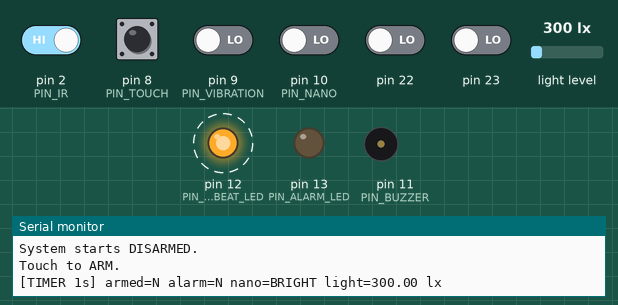
Bench run of a sketch on a simulated Arduino Uno, built with avr-gcc and run on an emulated ATmega328P. On the bench: output pins drawn as LEDs (lit = HIGH), buzzer (waves = sounding, pin HIGH), the last lines printed to the serial monitor. Wiring (inferred from the names in the program): IR receiver: data pin 2; BH1750 light sensor at I2C address 0x23. Dashed ring = blinking. The test bench sets the inputs (shaded band); at power-on: pin 2 (PIN_IR) HIGH, pin 8 (PIN_TOUCH), pin 9 (PIN_VIBRATION), pin 10 (PIN_NANO), pin 22, pin 23 LOW, light level 300 lx.

Above: at 1.4 s.
1.5 s: pin 8 (PIN_TOUCH) pulled HIGH for 0.15 s
3.7 s: pin 9 (PIN_VIBRATION) driven HIGH
At 5.5 s:
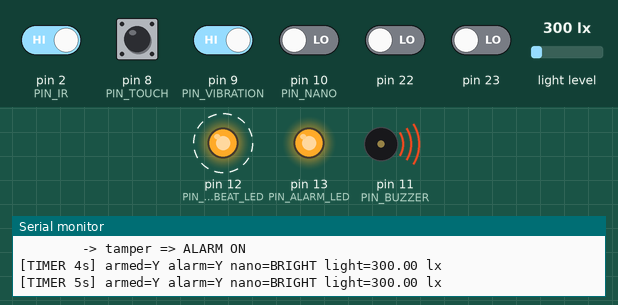
7.8 s: pin 10 (PIN_NANO) driven HIGH
9.7 s: pin 8 (PIN_TOUCH) pulled HIGH for 1 s
At 10.5 s:
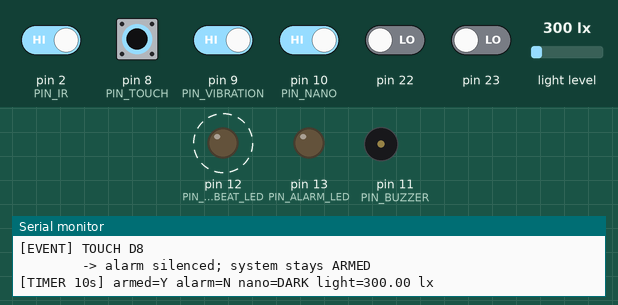
13.2 s: pin 10 (PIN_NANO) driven LOW
16.7 s: pin 10 (PIN_NANO) driven HIGH
At 18.0 s:
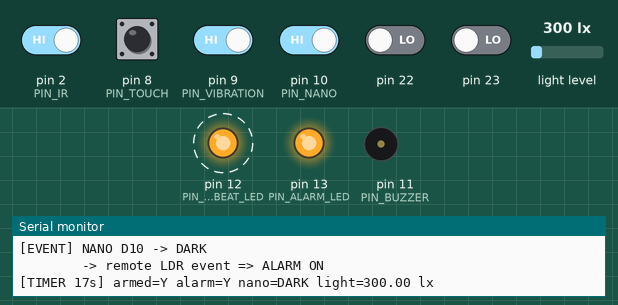
Timing chart, 0 to 21.8 s (numbered marks = the images above; inputs shaded):
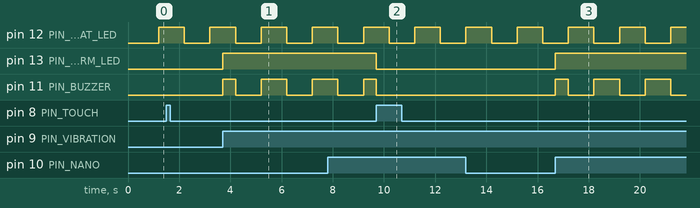

The sketch:

Uno.ino
```cpp
#include <Wire.h>

// ================================================================
// SIT315 M1
// INTERRUPT-DRIVEN SENSE-THINK-ACT SYSTEM
//
// Arduino Uno
//
// D2  = FC-51 IR          INT0
// D8  = Touch             PCINT0 / PB0
// D9  = Vibration         PCINT1 / PB1
// D10 = Nano LDR signal   PCINT2 / PB2
//
// D11 = Buzzer
// D12 = PHYSICAL HEARTBEAT LED
// D13 = BUILT-IN L ALARM LED
//
// A4/A5 = BH1750
//
// Timer1 = 1 Hz
//
// ALL ISRs ONLY SET FLAGS.
// ================================================================


// ================================================================
// PINS
// ================================================================

const uint8_t PIN_IR = 2;
const uint8_t PIN_TOUCH = 8;
const uint8_t PIN_VIBRATION = 9;
const uint8_t PIN_NANO = 10;

const uint8_t PIN_BUZZER = 11;

const uint8_t PIN_HEARTBEAT_LED = 12;

const uint8_t PIN_ALARM_LED = 13;


// ================================================================
// BH1750
// ================================================================

const uint8_t BH1750_ADDR = 0x23;

float lightLux = 0.0;


// ================================================================
// ISR FLAGS
// ================================================================

volatile bool irFlag = false;

volatile bool portBFlag = false;

volatile bool timerFlag = false;


// ================================================================
// PORT B STATE
// ================================================================

uint8_t previousPINB = 0;


// ================================================================
// SYSTEM STATE
// ================================================================

bool systemArmed = false;

bool alarmActive = false;

bool nanoDark = false;


// Heartbeat LED state
bool heartbeatState = false;


// Buzzer pulse state
bool buzzerPhase = false;


// Timer count
uint32_t timerSeconds = 0;


// ================================================================
// DEBOUNCE
// ================================================================

const uint32_t TOUCH_DEBOUNCE_MS = 200;

const uint32_t VIBRATION_DEBOUNCE_MS = 100;

const uint32_t TAMPER_SUPPRESS_MS = 1500;


uint32_t lastTouchMs = 0;

uint32_t lastVibrationMs = 0;

uint32_t touchHandledMs = 0;


// ================================================================
// ISR - IR
// ================================================================

void isrIR()
{
  irFlag = true;
}


// ================================================================
// ISR - PORT B
//
// D8 / D9 / D10
// ================================================================

ISR(PCINT0_vect)
{
  portBFlag = true;
}


// ================================================================
// ISR - TIMER1
// ================================================================

ISR(TIMER1_COMPA_vect)
{
  timerFlag = true;
}


// ================================================================
// RAW PIN CHANGE INTERRUPT CONFIGURATION
// ================================================================

void configurePinChangeInterrupts()
{
  noInterrupts();


  previousPINB = PINB;


  // Clear pending Port B PCINT flag
  PCIFR = _BV(PCIF0);


  // D8  = PCINT0
  // D9  = PCINT1
  // D10 = PCINT2

  PCMSK0 =
      _BV(PCINT0) |
      _BV(PCINT1) |
      _BV(PCINT2);


  // Enable Port B PCI group
  PCICR |= _BV(PCIE0);


  interrupts();
}


// ================================================================
// RAW TIMER1 CONFIGURATION - 1 Hz
// ================================================================

void configureTimer1_1Hz()
{
  noInterrupts();


  TCCR1A = 0;
  TCCR1B = 0;

  TCNT1 = 0;


  // -------------------------------------------------------------
  // 16 MHz / 1024
  // = 15625 counts per second
  //
  // 0 -> 15624 = 15625 counts
  // -------------------------------------------------------------

  OCR1A = 15624;


  // Clear pending compare flag
  TIFR1 = _BV(OCF1A);


  // CTC mode
  // WGM12 = 1

  TCCR1B |= _BV(WGM12);


  // Prescaler 1024
  // CS12 = 1
  // CS10 = 1

  TCCR1B |=
      _BV(CS12) |
      _BV(CS10);


  // Enable Compare A interrupt
  TIMSK1 |= _BV(OCIE1A);


  interrupts();
}


// ================================================================
// BH1750
// ================================================================

void bh1750Begin()
{
  Wire.beginTransmission(BH1750_ADDR);

  Wire.write(0x01);

  Wire.endTransmission();


  Wire.beginTransmission(BH1750_ADDR);

  Wire.write(0x10);

  Wire.endTransmission();


  delay(200);
}


float bh1750ReadLux()
{
  if (
    Wire.requestFrom(
      BH1750_ADDR,
      (uint8_t)2
    ) != 2
  )
  {
    return -1.0;
  }


  uint16_t raw =
      ((uint16_t)Wire.read() << 8)
      |
      Wire.read();


  return raw / 1.2;
}


// ================================================================
// ALARM HELPER
// ================================================================

void triggerAlarm(const __FlashStringHelper *reason)
{
  Serial.print(F("        -> "));
  Serial.print(reason);


  if (systemArmed)
  {
    alarmActive = true;

    // Start buzzer immediately
    buzzerPhase = true;


    Serial.println(F(" => ALARM ON"));
  }
  else
  {
    Serial.println(
      F(" => ignored, system DISARMED")
    );
  }
}


// ================================================================
// IR
// ================================================================

void handleIR()
{
  if (!irFlag)
    return;


  noInterrupts();

  irFlag = false;

  interrupts();


  Serial.println(
    F("[EVENT] IR D2 -> intrusion")
  );


  triggerAlarm(F("IR intrusion"));
}


// ================================================================
// TOUCH
// ================================================================

void handleTouch()
{
  uint32_t now = millis();


  if (
    now - lastTouchMs
    <
    TOUCH_DEBOUNCE_MS
  )
  {
    return;
  }


  lastTouchMs = now;

  touchHandledMs = now;


  Serial.println(F("[EVENT] TOUCH D8"));


  // -------------------------------------------------------------
  // Alarm currently active:
  // touch silences it, but remains armed.
  // -------------------------------------------------------------

  if (alarmActive)
  {
    alarmActive = false;

    buzzerPhase = false;


    Serial.println(
      F("        -> alarm silenced; system stays ARMED")
    );

    return;
  }


  // -------------------------------------------------------------
  // Otherwise toggle arm/disarm.
  // -------------------------------------------------------------

  systemArmed = !systemArmed;


  Serial.print(F("        -> system "));

  Serial.println(
    systemArmed
      ? F("ARMED")
      : F("DISARMED")
  );
}


// ================================================================
// VIBRATION
// ================================================================

void handleVibration()
{
  uint32_t now = millis();


  if (
    now - lastVibrationMs
    <
    VIBRATION_DEBOUNCE_MS
  )
  {
    return;
  }


  lastVibrationMs = now;


  // Suppress vibration caused by touching panel

  if (
    now - touchHandledMs
    <
    TAMPER_SUPPRESS_MS
  )
  {
    Serial.println(
      F("[EVENT] VIBRATION D9 -> suppressed after touch")
    );

    return;
  }


  Serial.println(
    F("[EVENT] VIBRATION D9 -> tamper")
  );


  triggerAlarm(F("tamper"));
}


// ================================================================
// NANO / LDR
// ================================================================

void handleNano(bool dark)
{
  nanoDark = dark;


  if (dark)
  {
    Serial.println(
      F("[EVENT] NANO D10 -> DARK")
    );


    triggerAlarm(
      F("remote LDR event")
    );
  }
  else
  {
    Serial.println(
      F("[EVENT] NANO D10 -> BRIGHT")
    );
  }
}


// ================================================================
// SHARED PORT B PROCESSING
// ================================================================

void handlePortB()
{
  if (!portBFlag)
    return;


  uint8_t currentPINB;


  // Get current port state and clear flag

  noInterrupts();

  portBFlag = false;

  currentPINB = PINB;

  interrupts();


  // XOR shows which pins changed

  uint8_t changed =
      currentPINB ^ previousPINB;


  previousPINB = currentPINB;


  // -------------------------------------------------------------
  // D8 = PB0 = Touch
  //
  // LOW -> HIGH
  // -------------------------------------------------------------

  if (changed & _BV(PB0))
  {
    if (currentPINB & _BV(PB0))
    {
      handleTouch();
    }
  }


  // -------------------------------------------------------------
  // D9 = PB1 = Vibration
  //
  // YOUR tested sensor:
  //
  // resting   = LOW
  // vibration = HIGH
  //
  // LOW -> HIGH
  // -------------------------------------------------------------

  if (changed & _BV(PB1))
  {
    if (currentPINB & _BV(PB1))
    {
      handleVibration();
    }
  }


  // -------------------------------------------------------------
  // D10 = PB2 = Nano
  //
  // LOW  = BRIGHT
  // HIGH = DARK
  // -------------------------------------------------------------

  if (changed & _BV(PB2))
  {
    bool dark =
        (currentPINB & _BV(PB2)) != 0;


    handleNano(dark);
  }
}


// ================================================================
// TIMER1 PERIODIC EVENT
// ================================================================

void handleTimer()
{
  if (!timerFlag)
    return;


  noInterrupts();

  timerFlag = false;

  interrupts();


  timerSeconds++;


  // -------------------------------------------------------------
  // D12 PHYSICAL HEARTBEAT LED
  //
  // Toggle once every Timer1 event.
  // -------------------------------------------------------------

  heartbeatState = !heartbeatState;


  // -------------------------------------------------------------
  // Buzzer phase
  // -------------------------------------------------------------

  buzzerPhase = !buzzerPhase;


  // -------------------------------------------------------------
  // BH1750 read
  //
  // Happens OUTSIDE the Timer ISR.
  // -------------------------------------------------------------

  lightLux = bh1750ReadLux();


  // -------------------------------------------------------------
  // Serial status
  // -------------------------------------------------------------

  Serial.print(F("[TIMER "));
  Serial.print(timerSeconds);
  Serial.print(F("s] "));


  Serial.print(F("armed="));

  Serial.print(
    systemArmed ? F("Y") : F("N")
  );


  Serial.print(F(" alarm="));

  Serial.print(
    alarmActive ? F("Y") : F("N")
  );


  Serial.print(F(" nano="));

  Serial.print(
    nanoDark ? F("DARK") : F("BRIGHT")
  );


  Serial.print(F(" light="));


  if (lightLux < 0)
  {
    Serial.println(F("BH1750 ERROR"));
  }
  else
  {
    Serial.print(lightLux);

    Serial.println(F(" lx"));
  }
}


// ================================================================
// ACTUATORS
// ================================================================

void updateActuators()
{
  // -------------------------------------------------------------
  // D12 physical LED = HEARTBEAT
  // -------------------------------------------------------------

  digitalWrite(
    PIN_HEARTBEAT_LED,
    heartbeatState ? HIGH : LOW
  );


  // -------------------------------------------------------------
  // D13 built-in L LED = ALARM
  // -------------------------------------------------------------

  digitalWrite(
    PIN_ALARM_LED,
    alarmActive ? HIGH : LOW
  );


  // -------------------------------------------------------------
  // D11 buzzer
  // -------------------------------------------------------------

  bool sound =
      alarmActive &&
      buzzerPhase;


  digitalWrite(
    PIN_BUZZER,
    sound ? HIGH : LOW
  );
}


// ================================================================
// SETUP
// ================================================================

void setup()
{
  Serial.begin(115200);


  // -------------------------------------------------------------
  // INPUTS
  // -------------------------------------------------------------

  pinMode(PIN_IR, INPUT);

  pinMode(PIN_TOUCH, INPUT);

  pinMode(PIN_VIBRATION, INPUT);

  pinMode(PIN_NANO, INPUT);


  // -------------------------------------------------------------
  // OUTPUTS
  // -------------------------------------------------------------

  pinMode(PIN_BUZZER, OUTPUT);

  pinMode(PIN_HEARTBEAT_LED, OUTPUT);

  pinMode(PIN_ALARM_LED, OUTPUT);


  digitalWrite(PIN_BUZZER, LOW);

  digitalWrite(PIN_HEARTBEAT_LED, LOW);

  digitalWrite(PIN_ALARM_LED, LOW);


  // -------------------------------------------------------------
  // I2C
  // -------------------------------------------------------------

  Wire.begin();

  bh1750Begin();


  // -------------------------------------------------------------
  // IR external interrupt
  //
  // FC-51:
  // normal    = HIGH
  // detection = LOW
  //
  // therefore FALLING.
  // -------------------------------------------------------------

  attachInterrupt(
    digitalPinToInterrupt(PIN_IR),
    isrIR,
    FALLING
  );


  // Raw-register interrupts

  configurePinChangeInterrupts();

  configureTimer1_1Hz();


  // Initial Nano state

  nanoDark =
      digitalRead(PIN_NANO) == HIGH;


  Serial.println();
  Serial.println(F("========================================"));
  Serial.println(F(" SIT315 INTERRUPT SECURITY SYSTEM"));
  Serial.println(F("========================================"));

  Serial.println(F("D2  = IR"));
  Serial.println(F("D8  = Touch"));
  Serial.println(F("D9  = Vibration"));
  Serial.println(F("D10 = Nano/LDR"));

  Serial.println(F("D11 = Buzzer"));
  Serial.println(F("D12 = Physical HEARTBEAT LED"));
  Serial.println(F("D13 = Built-in ALARM LED"));

  Serial.println();

  Serial.println(F("Timer1 = 1 Hz"));

  Serial.println();

  Serial.println(F("System starts DISARMED."));
  Serial.println(F("Touch to ARM."));
  Serial.println();
}


// ================================================================
// LOOP
// ================================================================

void loop()
{
  // SENSE / THINK

  handleIR();

  handlePortB();

  handleTimer();


  // ACT

  updateActuators();
}
```

Measured:
- after the input at 3.7 s, pin 13 (PIN_ALARM_LED): LOW → HIGH at once; pin 11 (PIN_BUZZER): goes HIGH 0.50 s, LOW 1.0 s, HIGH 1.0 s, LOW 1.0 s, then HIGH, starting at once
- after the input at 9.7 s, pin 13 (PIN_ALARM_LED): HIGH → LOW at once
- after the input at 16.7 s, pin 13 (PIN_ALARM_LED): LOW → HIGH at once; pin 11 (PIN_BUZZER): LOW → HIGH at once, then repeats every 2.0 s: LOW 1.0 s, HIGH 1.0 s
- by itself, pin 12 (PIN_HEARTBEAT_LED): alternates HIGH for 1.0 s and LOW for 1.0 s
